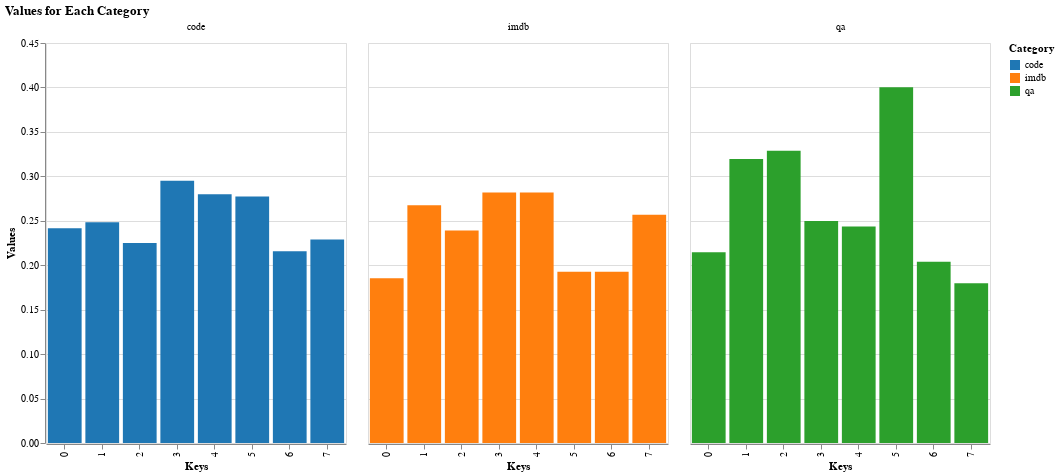

Notebook code for this chart:
### Code cell
first_layer_chart.show()

### Figure 1 — Vega-Lite specification as saved in the notebook (floating-point values rounded to 4 significant figures)
{"config": {"view": {"continuousWidth": 300, "continuousHeight": 300}}, "data": {"name": "data-38098c6a2f32d27c732272ed0bea3169"}, "mark": {"type": "bar"}, "encoding": {"color": {"field": "Category", "scale": {"scheme": "category10"}, "type": "nominal"}, "column": {"field": "Category", "title": null, "type": "nominal"}, "x": {"field": "Key", "title": "Keys", "type": "ordinal"}, "y": {"field": "Value", "title": "Values", "type": "quantitative"}}, "height": 400, "title": "Values for Each Category", "width": 300, "$schema": "https://vega.github.io/schema/vega-lite/v5.17.0.json", "datasets": {"data-38098c6a2f32d27c732272ed0bea3169": [{"Category": "qa", "Key": 5, "Value": 0.4003}, {"Category": "qa", "Key": 1, "Value": 0.3196}, {"Category": "qa", "Key": 3, "Value": 0.2496}, {"Category": "qa", "Key": 6, "Value": 0.204}, {"Category": "qa", "Key": 4, "Value": 0.2435}, {"Category": "qa", "Key": 7, "Value": 0.1796}, {"Category": "qa", "Key": 0, "Value": 0.2146}, {"Category": "qa", "Key": 2, "Value": 0.3288}, {"Category": "code", "Key": 5, "Value": 0.2773}, {"Category": "code", "Key": 1, "Value": 0.2482}, {"Category": "code", "Key": 3, "Value": 0.295}, {"Category": "code", "Key": 2, "Value": 0.2251}, {"Category": "code", "Key": 7, "Value": 0.2291}, {"Category": "code", "Key": 4, "Value": 0.2798}, {"Category": "code", "Key": 0, "Value": 0.2417}, {"Category": "code", "Key": 6, "Value": 0.2157}, {"Category": "imdb", "Key": 5, "Value": 0.1926}, {"Category": "imdb", "Key": 1, "Value": 0.2675}, {"Category": "imdb", "Key": 3, "Value": 0.2818}, {"Category": "imdb", "Key": 6, "Value": 0.1926}, {"Category": "imdb", "Key": 7, "Value": 0.2568}, {"Category": "imdb", "Key": 4, "Value": 0.2818}, {"Category": "imdb", "Key": 0, "Value": 0.1855}, {"Category": "imdb", "Key": 2, "Value": 0.239}]}}
